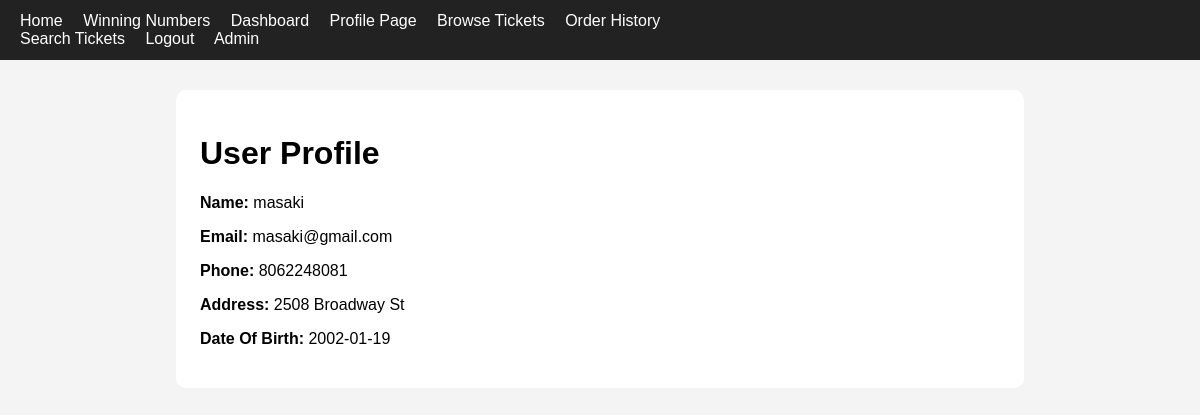
Screenshot of /profile (signed in) with the database file from the repository.
### tables this page shows
CREATE TABLE users (
    id INTEGER PRIMARY KEY AUTOINCREMENT,
    name TEXT NOT NULL,
    email TEXT NOT NULL UNIQUE,
    phone TEXT NOT NULL,
    address TEXT NOT NULL,
    password_hash TEXT NOT NULL,
    role TEXT NOT NULL DEFAULT 'customer',
    dob TEXT NOT NULL
);

### app.py (the view)
@app.route('/profile')
@login_required
def profile():
    db = get_db()
    user = db.execute(
        "SELECT * FROM users WHERE id = ?",
        (session["user_id"],)
    ).fetchone()
    return render_template("profile_page.html", user=user)

### app.py (called while the page is built)
def get_db():
    if "db" not in g:
        g.db = sqlite3.connect(DATABASE)
        g.db.row_factory = sqlite3.Row
    return g.db

def login_required(view):
    @wraps(view)
    def wrapped_view(*args, **kwargs):
        if "user_id" not in session:
            flash("Please log in first.")
            return redirect(url_for("login"))
        return view(*args, **kwargs)
    return wrapped_view

### templates/profile_page.html (shortened to what this page needs)
{% extends "base.html" %}
{% block content %}
<html lang="en">
<head>
</head>
<body>
    <h1>User Profile {{ username }}</h1>
    <p><strong>Name:</strong> {{ user.name }}</p>
    <p><strong>Email:</strong> {{ user.email }}</p>
    <p><strong>Phone:</strong> {{ user.phone }}</p>
    <p><strong>Address:</strong> {{ user.address }}</p>
    <p><strong>Date Of Birth:</strong> {{ user.dob }}</p>
</body>
</html>
{% endblock %}

### static/style.css (style rules this page uses)
body { font-family: Arial, sans-serif; margin: 0; background: #f4f4f4; }

### rows the page displays
users: name "masaki", email "masaki@gmail.com", phone "8062248081", address "2508 Broadway St", dob "2002-01-19"
